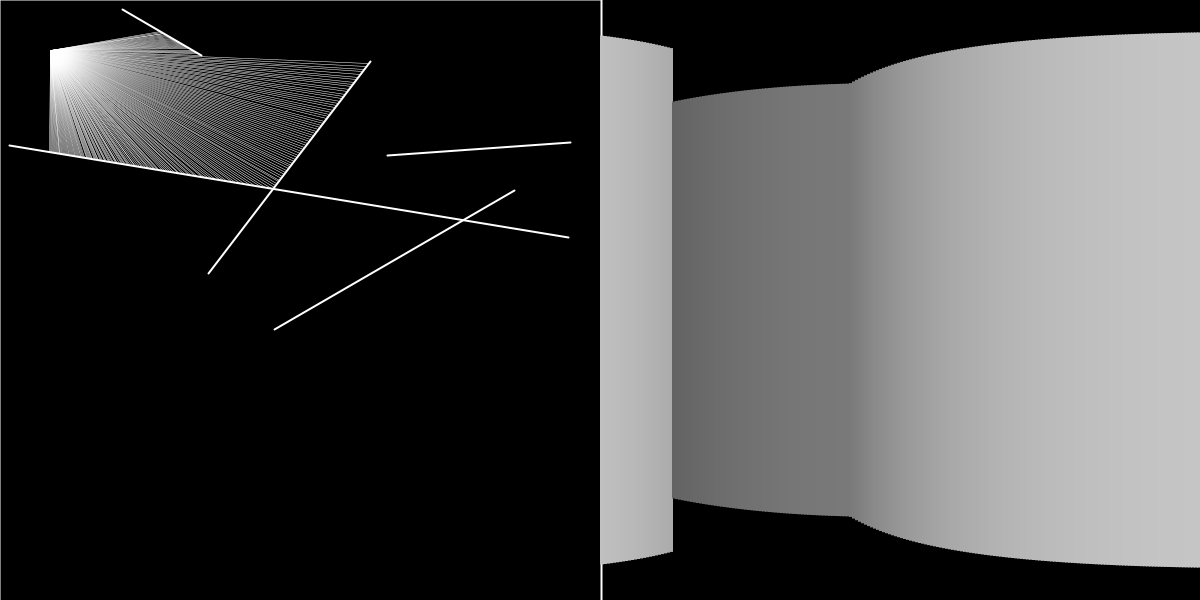
Frame 1 (no input)
Frame 60 (the mouse pressed at the canvas centre just before this capture): identical to frame 1, image omitted
Frame 120 (the mouse held since frame 60 and released just before this capture): identical to frame 1, image omitted

The Processing sketch that drew this single still picture (run headless with seeded random() and noise(); from frame 60 on, the mouse is pressed at the canvas centre):

// Processing sketch: rayCasting
// ── rayCasting.pde
import java.util.*;

int canvasW = 1200;
int canvasH = 600;

int sceneW = 600;
int sceneH = 600;

ArrayList <ray> rays = new ArrayList <ray>();
ArrayList <boundary> walls = new ArrayList <boundary>();
particle source;

boolean[] keys = {false, false, false, false, false, false};

void setup() {
    size(1200, 600);

    for (int i = 0; i < 5; i ++) {
      float x1 = random(0, sceneW), y1 = random(0, sceneH);
      float x2 = random(0, sceneW), y2 = random(0, sceneH);
      walls.add(new boundary(x1, y1, x2, y2));
    }

    walls.add(new boundary(-1, -1, sceneW + 1, -1));
    walls.add(new boundary(sceneW + 1, -1, sceneW + 1, sceneH + 1));
    walls.add(new boundary(sceneW + 1, sceneH + 1, -1, sceneH + 1));
    walls.add(new boundary(-1, sceneH + 1, -1, -1));

    source = new particle(50, 50, 100, 0.5, -90);
    source.setScene(sceneW, sceneH);
}

void keyPressed() {
    if (keyCode == UP)
        keys[0] = true;
    if (keyCode == DOWN)
        keys[1] = true;
    if (keyCode == LEFT)
        keys[2] = true;
    if (keyCode == RIGHT)
        keys[3] = true;
    if (keyCode == 'z' || keyCode == 'Z')
        keys[4] = true;
    if (keyCode == 'x' || keyCode == 'X')
        keys[5] = true;
}

void keyReleased() {
    if (keyCode == UP)
        keys[0] = false;
    if (keyCode == DOWN)
        keys[1] = false;
    if (keyCode == LEFT)
        keys[2] = false;
    if (keyCode == RIGHT)
        keys[3] = false;
    if (keyCode == 'z' || keyCode == 'Z')
        keys[4] = false;
    if (keyCode == 'x' || keyCode == 'X')
        keys[5] = false;
}

void draw() {
    background(0);

    if (keys[0]) {
      source.updatePos(0, -2);
    }
    if (keys[1]) {
      source.updatePos(0, 2);
    }
    if (keys[2]) {
      source.updatePos(-2, 0);
    }
    if (keys[3]) {
      source.updatePos(2, 0);
    }
    if (keys[4]) {
      source.updateDir(1);
    }
    if (keys[5]) {
      source.updateDir(-1);
    }

    for (int i = 0; i < walls.size(); i ++) {
      walls.get(i).show();
    }

    source.cast(walls);

    translate(sceneW, 0);
    source.visualize();
}

// ── boundary.pde
class boundary {
    float x1, y1, x2, y2;
  
    boundary(float x1, float y1, float x2, float y2) {
        this.x1 = x1;
        this.y1 = y1;
        this.x2 = x2;
        this.y2 = y2;
    }

    void show() {
        stroke(255);
        strokeWeight(2);
        line(this.x1, this.y1, this.x2, this.y2);
    }
}

// ── particle.pde
class particle {
    float x, y, angleRan, angleOff, dir;
    ArrayList <ray> rays;
    float sceneW, sceneH;
    ArrayList <Float> castRes;
  
    particle(float x, float y, float angleRan, float angleOff, float dir) {
        this.x = x;
        this.y = y;
        this.angleRan = angleRan;
        this.angleOff = angleOff;
        this.dir = dir;
        this.rays = new ArrayList <ray>();
        this.castRes = new ArrayList <Float>();

        for (float a = 0; a < this.angleRan; a += angleOff) {
            this.rays.add(new ray(x, y, a + dir));
        }
    }

    void setScene(float w, float h) {
        this.sceneW = w;
        this.sceneH = h;
    }

    void updatePos(float x, float y) {
        if (this.x + x < 0 || this.x + x > this.sceneW ||
            this.y + y < 0 || this.y + y > this.sceneH) {
            return ;
        }

        this.x += x;
        this.y += y;
        this.rays = new ArrayList <ray>();
        for (float a = 0; a < this.angleRan; a += this.angleOff) {
            this.rays.add(new ray(this.x, this.y, a + this.dir));
        }
    }

    void updateDir(float angle) {
        this.dir += angle;
        this.rays = new ArrayList <ray>();
        for (float a = 0; a < this.angleRan; a += this.angleOff) {
            this.rays.add(new ray(this.x, this.y, a + this.dir));
        }
    }

    void cast(ArrayList <boundary> walls) {
        this.castRes = new ArrayList <Float>();
      
        for (int r = 0; r < this.rays.size(); r ++) {
            float record = dist(0, 0, sceneW, sceneH);

            for (int w = 0; w < walls.size(); w ++) {
              float dis = this.rays.get(r).cast(walls.get(w));
              if (dis != 1e9) {
                record = min(record, dis);
              }
            }

            this.castRes.add(record);
            this.rays.get(r).showByLength(record);
        }
        Collections.reverse(castRes);
    }

    void visualize() {
        for (int i = 0; i < this.castRes.size(); i ++) {
            float res = this.castRes.get(i);
            float maxLength = dist(0, 0, this.sceneW, this.sceneH);

            float brightness = map(pow((maxLength - res) / maxLength, 2) * maxLength, 0, maxLength, 0, 255);
            float h = map(res, 0, maxLength, 0, this.sceneH * 0.45);

            fill(brightness);
            noStroke();
            rect(this.sceneW / this.castRes.size() * i, h,
                 this.sceneW / this.castRes.size() + 1, this.sceneH - h * 2);
        }
    }
}

// ── ray.pde
class ray {
    float x, y, length;
    PVector dir;
  
    ray(float x, float y, float angle) {
        this.x = x;
        this.y = y;
        this.dir = PVector.fromAngle(radians(angle));
        this.dir.y *= -1;
        this.length = 10;
    }

    void show() {
        stroke(255);
        strokeWeight(1);
        line(this.x,
             this.y,
             this.x + this.dir.x * this.length,
             this.y + this.dir.y * this.length);
    }

    void showByLength(float length) {
        stroke(255);
        strokeWeight(0.5);
        line(this.x,
             this.y,
             this.x + this.dir.x * length,
             this.y + this.dir.y * length);
    }

    void setDir(float x, float y) {
        float len = sqrt((x - this.x) * (x - this.x) + (y - this.y) * (y - this.y));
        this.dir = new PVector((x - this.x) / len, (y - this.y) /len);
    }

    void setPos(float x, float y) {
        this.x = x;
        this.y = y;
    }

    float cast(boundary b) {
        float x1 = this.x, x2 = this.x + this.dir.x;
        float y1 = this.y, y2 = this.y + this.dir.y;
        float x3 = b.x1, x4 = b.x2;
        float y3 = b.y1, y4 = b.y2;

        float den = (x1 - x2) * (y3 - y4) - (y1 - y2) * (x3 - x4);
        if (den == 0) return 1e9;

        float t = ((x1 - x3) * (y3 - y4) - (y1 - y3) * (x3 - x4)) / den;
        float u = -((x1 - x2) * (y1 - y3) - (y1 - y2) * (x1 - x3)) / den;

        float px = x1 + t * (x2 - x1);
        float py = y1 + t * (y2 - y1);

        if (u >= 0.0 && u <= 1.0 && t >= 0) {
            return dist(this.x, this.y, px, py);
        }
        else {
            return 1e9;
        }
    }
}
